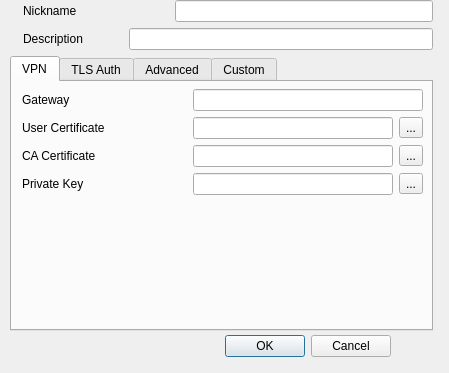
<?xml version="1.0" encoding="UTF-8"?>
<ui version="4.0">
 <class>Properties</class>
 <widget class="QDialog" name="Properties">
  <property name="enabled">
   <bool>true</bool>
  </property>
  <property name="geometry">
   <rect>
    <x>0</x>
    <y>0</y>
    <width>449</width>
    <height>373</height>
   </rect>
  </property>
  <property name="windowTitle">
   <string>Properties</string>
  </property>
  <property name="windowIcon">
   <iconset>
    <normaloff>:/resources/gtk-properties.png</normaloff>:/resources/gtk-properties.png</iconset>
  </property>
  <widget class="QDialogButtonBox" name="buttonBox">
   <property name="geometry">
    <rect>
     <x>50</x>
     <y>330</y>
     <width>341</width>
     <height>32</height>
    </rect>
   </property>
   <property name="orientation">
    <enum>Qt::Horizontal</enum>
   </property>
   <property name="standardButtons">
    <set>QDialogButtonBox::Cancel|QDialogButtonBox::Ok</set>
   </property>
  </widget>
  <widget class="QWidget" name="verticalLayoutWidget">
   <property name="geometry">
    <rect>
     <x>0</x>
     <y>0</y>
     <width>443</width>
     <height>331</height>
    </rect>
   </property>
   <layout class="QVBoxLayout" name="verticalLayout">
    <property name="leftMargin">
     <number>10</number>
    </property>
    <property name="rightMargin">
     <number>10</number>
    </property>
    <item>
     <layout class="QHBoxLayout" name="horizontalLayout">
      <item>
       <widget class="QLabel" name="label">
        <property name="sizePolicy">
         <sizepolicy hsizetype="Fixed" vsizetype="Fixed">
          <horstretch>0</horstretch>
          <verstretch>0</verstretch>
         </sizepolicy>
        </property>
        <property name="maximumSize">
         <size>
          <width>64</width>
          <height>64</height>
         </size>
        </property>
        <property name="text">
         <string/>
        </property>
        <property name="pixmap">
         <pixmap resource="ovpn.qrc">:/resources/openvpn-client.png</pixmap>
        </property>
        <property name="scaledContents">
         <bool>true</bool>
        </property>
       </widget>
      </item>
      <item>
       <layout class="QVBoxLayout" name="verticalLayout_2">
        <item>
         <layout class="QHBoxLayout" name="horizontalLayout_3">
          <item>
           <widget class="QLabel" name="label_2">
            <property name="text">
             <string>Nickname</string>
            </property>
           </widget>
          </item>
          <item>
           <spacer name="horizontalSpacer_6">
            <property name="orientation">
             <enum>Qt::Horizontal</enum>
            </property>
            <property name="sizeType">
             <enum>QSizePolicy::Minimum</enum>
            </property>
            <property name="sizeHint" stdset="0">
             <size>
              <width>40</width>
              <height>20</height>
             </size>
            </property>
           </spacer>
          </item>
          <item>
           <widget class="QLineEdit" name="lineEditNickname">
            <property name="sizePolicy">
             <sizepolicy hsizetype="Preferred" vsizetype="Fixed">
              <horstretch>0</horstretch>
              <verstretch>0</verstretch>
             </sizepolicy>
            </property>
            <property name="minimumSize">
             <size>
              <width>258</width>
              <height>0</height>
             </size>
            </property>
           </widget>
          </item>
         </layout>
        </item>
        <item>
         <layout class="QHBoxLayout" name="horizontalLayout_4">
          <item>
           <widget class="QLabel" name="label_3">
            <property name="text">
             <string>Description</string>
            </property>
           </widget>
          </item>
          <item>
           <spacer name="horizontalSpacer_5">
            <property name="orientation">
             <enum>Qt::Horizontal</enum>
            </property>
            <property name="sizeType">
             <enum>QSizePolicy::Minimum</enum>
            </property>
            <property name="sizeHint" stdset="0">
             <size>
              <width>40</width>
              <height>20</height>
             </size>
            </property>
           </spacer>
          </item>
          <item>
           <widget class="QLineEdit" name="lineEditDescription">
            <property name="minimumSize">
             <size>
              <width>200</width>
              <height>0</height>
             </size>
            </property>
           </widget>
          </item>
         </layout>
        </item>
       </layout>
      </item>
     </layout>
    </item>
    <item>
     <widget class="QTabWidget" name="tabWidget">
      <property name="currentIndex">
       <number>0</number>
      </property>
      <widget class="QWidget" name="tabVPN">
       <attribute name="title">
        <string>VPN</string>
       </attribute>
       <widget class="QWidget" name="gridLayoutWidget">
        <property name="geometry">
         <rect>
          <x>0</x>
          <y>0</y>
          <width>411</width>
          <height>156</height>
         </rect>
        </property>
        <layout class="QGridLayout" name="gridLayout">
         <property name="topMargin">
          <number>7</number>
         </property>
         <item row="0" column="0">
          <spacer name="horizontalSpacer">
           <property name="orientation">
            <enum>Qt::Horizontal</enum>
           </property>
           <property name="sizeType">
            <enum>QSizePolicy::Fixed</enum>
           </property>
           <property name="sizeHint" stdset="0">
            <size>
             <width>10</width>
             <height>20</height>
            </size>
           </property>
          </spacer>
         </item>
         <item row="0" column="1">
          <widget class="QLabel" name="label_4">
           <property name="text">
            <string>Gateway</string>
           </property>
          </widget>
         </item>
         <item row="0" column="2">
          <spacer name="horizontalSpacer_2">
           <property name="orientation">
            <enum>Qt::Horizontal</enum>
           </property>
           <property name="sizeType">
            <enum>QSizePolicy::MinimumExpanding</enum>
           </property>
           <property name="sizeHint" stdset="0">
            <size>
             <width>10</width>
             <height>20</height>
            </size>
           </property>
          </spacer>
         </item>
         <item row="1" column="1">
          <widget class="QLabel" name="label_5">
           <property name="text">
            <string>User Certificate</string>
           </property>
          </widget>
         </item>
         <item row="3" column="1">
          <widget class="QLabel" name="label_6">
           <property name="text">
            <string>CA Certificate</string>
           </property>
          </widget>
         </item>
         <item row="4" column="1">
          <widget class="QLabel" name="label_7">
           <property name="text">
            <string>Private Key</string>
           </property>
          </widget>
         </item>
         <item row="0" column="3">
          <widget class="QLineEdit" name="lineEditGateway">
           <property name="sizePolicy">
            <sizepolicy hsizetype="Fixed" vsizetype="Fixed">
             <horstretch>0</horstretch>
             <verstretch>0</verstretch>
            </sizepolicy>
           </property>
           <property name="minimumSize">
            <size>
             <width>230</width>
             <height>0</height>
            </size>
           </property>
          </widget>
         </item>
         <item row="1" column="3">
          <layout class="QHBoxLayout" name="horizontalLayout_2">
           <item>
            <widget class="QLineEdit" name="lineEditUserCert">
             <property name="enabled">
              <bool>true</bool>
             </property>
             <property name="readOnly">
              <bool>true</bool>
             </property>
            </widget>
           </item>
           <item>
            <widget class="QToolButton" name="toolButtonUserCert">
             <property name="text">
              <string>...</string>
             </property>
            </widget>
           </item>
          </layout>
         </item>
         <item row="3" column="3">
          <layout class="QHBoxLayout" name="horizontalLayout_5">
           <item>
            <widget class="QLineEdit" name="lineEditCACert">
             <property name="enabled">
              <bool>true</bool>
             </property>
             <property name="readOnly">
              <bool>true</bool>
             </property>
            </widget>
           </item>
           <item>
            <widget class="QToolButton" name="toolButtonCACert">
             <property name="text">
              <string>...</string>
             </property>
            </widget>
           </item>
          </layout>
         </item>
         <item row="4" column="3">
          <layout class="QHBoxLayout" name="horizontalLayout_6">
           <item>
            <widget class="QLineEdit" name="lineEditPrivKey">
             <property name="enabled">
              <bool>true</bool>
             </property>
             <property name="readOnly">
              <bool>true</bool>
             </property>
            </widget>
           </item>
           <item>
            <widget class="QToolButton" name="toolButtonPrivKey">
             <property name="text">
              <string>...</string>
             </property>
            </widget>
           </item>
          </layout>
         </item>
         <item row="5" column="3">
          <spacer name="verticalSpacer_3">
           <property name="orientation">
            <enum>Qt::Vertical</enum>
           </property>
           <property name="sizeHint" stdset="0">
            <size>
             <width>20</width>
             <height>40</height>
            </size>
           </property>
          </spacer>
         </item>
        </layout>
       </widget>
      </widget>
      <widget class="QWidget" name="tabTLSAuth">
       <attribute name="title">
        <string>TLS Auth</string>
       </attribute>
       <widget class="QWidget" name="verticalLayoutWidget_2">
        <property name="geometry">
         <rect>
          <x>0</x>
          <y>0</y>
          <width>371</width>
          <height>221</height>
         </rect>
        </property>
        <layout class="QVBoxLayout" name="verticalLayout_3">
         <property name="leftMargin">
          <number>15</number>
         </property>
         <property name="topMargin">
          <number>5</number>
         </property>
         <item>
          <widget class="QCheckBox" name="checkBoxUseTLSAuth">
           <property name="text">
            <string>Use additional TLS Authentication</string>
           </property>
          </widget>
         </item>
         <item>
          <layout class="QGridLayout" name="gridLayout_2">
           <item row="0" column="0">
            <widget class="QLabel" name="label_9">
             <property name="text">
              <string>Key File</string>
             </property>
            </widget>
           </item>
           <item row="0" column="1">
            <layout class="QHBoxLayout" name="horizontalLayout_7">
             <item>
              <widget class="QLineEdit" name="lineEditTLSAuth">
               <property name="enabled">
                <bool>false</bool>
               </property>
               <property name="readOnly">
                <bool>true</bool>
               </property>
              </widget>
             </item>
             <item>
              <widget class="QToolButton" name="toolButtonTLSAuth">
               <property name="enabled">
                <bool>false</bool>
               </property>
               <property name="text">
                <string>...</string>
               </property>
              </widget>
             </item>
            </layout>
           </item>
           <item row="1" column="0">
            <widget class="QLabel" name="label_10">
             <property name="text">
              <string>Key Direction</string>
             </property>
            </widget>
           </item>
           <item row="1" column="1">
            <widget class="QComboBox" name="comboBoxKeyDirection">
             <property name="enabled">
              <bool>false</bool>
             </property>
             <item>
              <property name="text">
               <string>None</string>
              </property>
             </item>
             <item>
              <property name="text">
               <string>0</string>
              </property>
             </item>
             <item>
              <property name="text">
               <string>1</string>
              </property>
             </item>
            </widget>
           </item>
           <item row="2" column="1">
            <widget class="QLabel" name="label_11">
             <property name="text">
              <string>&lt;!DOCTYPE HTML PUBLIC &quot;-//W3C//DTD HTML 4.0//EN&quot; &quot;http://www.w3.org/TR/REC-html40/strict.dtd&quot;&gt;
&lt;html&gt;&lt;head&gt;&lt;meta name=&quot;qrichtext&quot; content=&quot;1&quot; /&gt;&lt;style type=&quot;text/css&quot;&gt;
p, li { white-space: pre-wrap; }
&lt;/style&gt;&lt;/head&gt;&lt;body style=&quot; font-family:'MS Shell Dlg 2'; font-size:8.25pt; font-weight:400; font-style:normal;&quot;&gt;
&lt;p style=&quot; margin-top:0px; margin-bottom:0px; margin-left:0px; margin-right:0px; -qt-block-indent:0; text-indent:0px;&quot;&gt;&lt;span style=&quot; font-size:8pt;&quot;&gt;If key direction is used, it must be the opposite of that used on the VPN peer. For example, if the per uses '1', this connection must use '0'. If you are unsure what value to use, contact your system administrator.&lt;/span&gt;&lt;/p&gt;&lt;/body&gt;&lt;/html&gt;</string>
             </property>
             <property name="textFormat">
              <enum>Qt::RichText</enum>
             </property>
             <property name="wordWrap">
              <bool>true</bool>
             </property>
            </widget>
           </item>
           <item row="3" column="1">
            <spacer name="verticalSpacer">
             <property name="orientation">
              <enum>Qt::Vertical</enum>
             </property>
             <property name="sizeHint" stdset="0">
              <size>
               <width>20</width>
               <height>40</height>
              </size>
             </property>
            </spacer>
           </item>
          </layout>
         </item>
        </layout>
       </widget>
      </widget>
      <widget class="QWidget" name="tabAdvanced">
       <attribute name="title">
        <string>Advanced</string>
       </attribute>
       <widget class="QWidget" name="verticalLayoutWidget_3">
        <property name="geometry">
         <rect>
          <x>0</x>
          <y>0</y>
          <width>371</width>
          <height>161</height>
         </rect>
        </property>
        <layout class="QVBoxLayout" name="verticalLayout_4">
         <property name="leftMargin">
          <number>15</number>
         </property>
         <property name="topMargin">
          <number>5</number>
         </property>
         <item>
          <layout class="QHBoxLayout" name="horizontalLayout_8">
           <item>
            <widget class="QCheckBox" name="checkBoxPort">
             <property name="text">
              <string>Use custom gateway port</string>
             </property>
            </widget>
           </item>
           <item>
            <widget class="QLineEdit" name="lineEditPort">
             <property name="enabled">
              <bool>false</bool>
             </property>
             <property name="sizePolicy">
              <sizepolicy hsizetype="Fixed" vsizetype="Fixed">
               <horstretch>0</horstretch>
               <verstretch>0</verstretch>
              </sizepolicy>
             </property>
             <property name="minimumSize">
              <size>
               <width>40</width>
               <height>0</height>
              </size>
             </property>
             <property name="maximumSize">
              <size>
               <width>40</width>
               <height>16777215</height>
              </size>
             </property>
             <property name="baseSize">
              <size>
               <width>0</width>
               <height>0</height>
              </size>
             </property>
            </widget>
           </item>
           <item>
            <spacer name="horizontalSpacer_3">
             <property name="orientation">
              <enum>Qt::Horizontal</enum>
             </property>
             <property name="sizeHint" stdset="0">
              <size>
               <width>40</width>
               <height>20</height>
              </size>
             </property>
            </spacer>
           </item>
          </layout>
         </item>
         <item>
          <widget class="QCheckBox" name="checkBoxUseLZO">
           <property name="text">
            <string>Use LZO data compression</string>
           </property>
          </widget>
         </item>
         <item>
          <widget class="QCheckBox" name="checkBoxUseTCP">
           <property name="text">
            <string>Use a TCP connection</string>
           </property>
          </widget>
         </item>
         <item>
          <widget class="QCheckBox" name="checkBoxUseTap">
           <property name="text">
            <string>Use a TAP device</string>
           </property>
          </widget>
         </item>
         <item>
          <widget class="QCheckBox" name="checkBoxQueryAuth">
           <property name="text">
            <string>Query Username &amp; Password</string>
           </property>
          </widget>
         </item>
         <item>
          <spacer name="verticalSpacer_2">
           <property name="orientation">
            <enum>Qt::Vertical</enum>
           </property>
           <property name="sizeHint" stdset="0">
            <size>
             <width>20</width>
             <height>40</height>
            </size>
           </property>
          </spacer>
         </item>
        </layout>
       </widget>
      </widget>
      <widget class="QWidget" name="tabCustom">
       <attribute name="title">
        <string>Custom</string>
       </attribute>
       <widget class="QWidget" name="verticalLayoutWidget_4">
        <property name="geometry">
         <rect>
          <x>0</x>
          <y>0</y>
          <width>381</width>
          <height>201</height>
         </rect>
        </property>
        <layout class="QVBoxLayout" name="verticalLayout_5">
         <property name="leftMargin">
          <number>10</number>
         </property>
         <property name="topMargin">
          <number>5</number>
         </property>
         <property name="rightMargin">
          <number>10</number>
         </property>
         <property name="bottomMargin">
          <number>5</number>
         </property>
         <item>
          <widget class="QLabel" name="label_8">
           <property name="text">
            <string>&lt;!DOCTYPE HTML PUBLIC &quot;-//W3C//DTD HTML 4.0//EN&quot; &quot;http://www.w3.org/TR/REC-html40/strict.dtd&quot;&gt;
&lt;html&gt;&lt;head&gt;&lt;meta name=&quot;qrichtext&quot; content=&quot;1&quot; /&gt;&lt;style type=&quot;text/css&quot;&gt;
p, li { white-space: pre-wrap; }
&lt;/style&gt;&lt;/head&gt;&lt;body style=&quot; font-family:'Sans'; font-size:10pt; font-weight:400; font-style:normal;&quot;&gt;
&lt;p style=&quot; margin-top:0px; margin-bottom:0px; margin-left:0px; margin-right:0px; -qt-block-indent:0; text-indent:0px;&quot;&gt;&lt;span style=&quot; font-size:7pt; font-weight:600; font-style:italic;&quot;&gt;Warning: &lt;/span&gt;&lt;span style=&quot; font-size:7pt;&quot;&gt;If you goof up your config by using custom fields, don't complain&lt;/span&gt;&lt;/p&gt;
&lt;p style=&quot; margin-top:0px; margin-bottom:0px; margin-left:0px; margin-right:0px; -qt-block-indent:0; text-indent:0px;&quot;&gt;&lt;span style=&quot; font-size:7pt;&quot;&gt;to me. See README.TXT. You have been warned.&lt;/span&gt;&lt;/p&gt;&lt;/body&gt;&lt;/html&gt;</string>
           </property>
          </widget>
         </item>
         <item>
          <widget class="CustomFieldTable" name="tableCustomFields">
           <property name="alternatingRowColors">
            <bool>true</bool>
           </property>
           <property name="columnCount">
            <number>2</number>
           </property>
           <attribute name="horizontalHeaderStretchLastSection">
            <bool>true</bool>
           </attribute>
           <column>
            <property name="text">
             <string>Field</string>
            </property>
           </column>
           <column>
            <property name="text">
             <string>Value</string>
            </property>
           </column>
          </widget>
         </item>
         <item>
          <layout class="QHBoxLayout" name="horizontalLayout_9">
           <item>
            <widget class="QToolButton" name="toolButtonAddCF">
             <property name="minimumSize">
              <size>
               <width>25</width>
               <height>25</height>
              </size>
             </property>
             <property name="maximumSize">
              <size>
               <width>25</width>
               <height>25</height>
              </size>
             </property>
             <property name="text">
              <string>+</string>
             </property>
            </widget>
           </item>
           <item>
            <widget class="QToolButton" name="toolButtonRemoveCF">
             <property name="minimumSize">
              <size>
               <width>25</width>
               <height>25</height>
              </size>
             </property>
             <property name="maximumSize">
              <size>
               <width>25</width>
               <height>25</height>
              </size>
             </property>
             <property name="baseSize">
              <size>
               <width>0</width>
               <height>0</height>
              </size>
             </property>
             <property name="text">
              <string>-</string>
             </property>
            </widget>
           </item>
           <item>
            <spacer name="horizontalSpacer_4">
             <property name="orientation">
              <enum>Qt::Horizontal</enum>
             </property>
             <property name="sizeHint" stdset="0">
              <size>
               <width>40</width>
               <height>20</height>
              </size>
             </property>
            </spacer>
           </item>
          </layout>
         </item>
        </layout>
       </widget>
      </widget>
     </widget>
    </item>
   </layout>
  </widget>
 </widget>
 <customwidgets>
  <customwidget>
   <class>CustomFieldTable</class>
   <extends>QTableWidget</extends>
   <header>customfieldtable.h</header>
  </customwidget>
 </customwidgets>
 <tabstops>
  <tabstop>lineEditNickname</tabstop>
  <tabstop>lineEditDescription</tabstop>
  <tabstop>tabWidget</tabstop>
  <tabstop>lineEditGateway</tabstop>
  <tabstop>toolButtonUserCert</tabstop>
  <tabstop>toolButtonCACert</tabstop>
  <tabstop>toolButtonPrivKey</tabstop>
  <tabstop>checkBoxUseTLSAuth</tabstop>
  <tabstop>toolButtonTLSAuth</tabstop>
  <tabstop>comboBoxKeyDirection</tabstop>
  <tabstop>checkBoxPort</tabstop>
  <tabstop>lineEditPort</tabstop>
  <tabstop>checkBoxUseLZO</tabstop>
  <tabstop>checkBoxUseTCP</tabstop>
  <tabstop>checkBoxUseTap</tabstop>
  <tabstop>buttonBox</tabstop>
  <tabstop>lineEditPrivKey</tabstop>
  <tabstop>lineEditTLSAuth</tabstop>
  <tabstop>lineEditCACert</tabstop>
  <tabstop>lineEditUserCert</tabstop>
 </tabstops>
 <resources>
  <include location="ovpn.qrc"/>
  <include location="ovpn.qrc"/>
  <include location="ovpn.qrc"/>
  <include location="ovpn.qrc"/>
  <include location="ovpn.qrc"/>
  <include location="ovpn.qrc"/>
  <include location="ovpn.qrc"/>
  <include location="ovpn.qrc"/>
 </resources>
 <connections>
  <connection>
   <sender>buttonBox</sender>
   <signal>rejected()</signal>
   <receiver>Properties</receiver>
   <slot>reject()</slot>
   <hints>
    <hint type="sourcelabel">
     <x>316</x>
     <y>260</y>
    </hint>
    <hint type="destinationlabel">
     <x>286</x>
     <y>274</y>
    </hint>
   </hints>
  </connection>
 </connections>
</ui>
